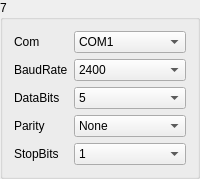
       <widget class="QGroupBox" name="gBoxMeter_7">
        <property name="minimumSize">
         <size>
          <width>171</width>
          <height>171</height>
         </size>
        </property>
        <property name="title">
         <string>7</string>
        </property>
        <layout class="QGridLayout" name="gridLayout_11">
         <item row="0" column="0">
          <widget class="QLabel" name="label_53">
           <property name="sizePolicy">
            <sizepolicy hsizetype="Fixed" vsizetype="Preferred">
             <horstretch>0</horstretch>
             <verstretch>0</verstretch>
            </sizepolicy>
           </property>
           <property name="text">
            <string>Com</string>
           </property>
          </widget>
         </item>
         <item row="0" column="1">
          <widget class="QComboBox" name="comboMeterSerialNum_7">
           <item>
            <property name="text">
             <string>COM1</string>
            </property>
           </item>
           <item>
            <property name="text">
             <string>COM2</string>
            </property>
           </item>
           <item>
            <property name="text">
             <string>COM3</string>
            </property>
           </item>
           <item>
            <property name="text">
             <string>COM4</string>
            </property>
           </item>
           <item>
            <property name="text">
             <string>COM5</string>
            </property>
           </item>
           <item>
            <property name="text">
             <string>COM6</string>
            </property>
           </item>
           <item>
            <property name="text">
             <string>COM7</string>
            </property>
           </item>
           <item>
            <property name="text">
             <string>COM8</string>
            </property>
           </item>
           <item>
            <property name="text">
             <string>COM9</string>
            </property>
           </item>
           <item>
            <property name="text">
             <string>COM10</string>
            </property>
           </item>
           <item>
            <property name="text">
             <string>COM11</string>
            </property>
           </item>
           <item>
            <property name="text">
             <string>COM12</string>
            </property>
           </item>
           <item>
            <property name="text">
             <string>COM13</string>
            </property>
           </item>
           <item>
            <property name="text">
             <string>COM14</string>
            </property>
           </item>
           <item>
            <property name="text">
             <string>COM15</string>
            </property>
           </item>
           <item>
            <property name="text">
             <string>COM16</string>
            </property>
           </item>
           <item>
            <property name="text">
             <string>COM17</string>
            </property>
           </item>
           <item>
            <property name="text">
             <string>COM18</string>
            </property>
           </item>
           <item>
            <property name="text">
             <string>COM19</string>
            </property>
           </item>
           <item>
            <property name="text">
             <string>COM20</string>
            </property>
           </item>
           <item>
            <property name="text">
             <string>COM21</string>
            </property>
           </item>
           <item>
            <property name="text">
             <string>COM22</string>
            </property>
           </item>
           <item>
            <property name="text">
             <string>COM23</string>
            </property>
           </item>
           <item>
            <property name="text">
             <string>COM24</string>
            </property>
           </item>
           <item>
            <property name="text">
             <string>COM25</string>
            </property>
           </item>
           <item>
            <property name="text">
             <string>COM26</string>
            </property>
           </item>
           <item>
            <property name="text">
             <string>COM27</string>
            </property>
           </item>
           <item>
            <property name="text">
             <string>COM28</string>
            </property>
           </item>
           <item>
            <property name="text">
             <string>COM29</string>
            </property>
           </item>
           <item>
            <property name="text">
             <string>COM30</string>
            </property>
           </item>
          </widget>
         </item>
         <item row="1" column="0">
          <widget class="QLabel" name="label_54">
           <property name="text">
            <string>BaudRate</string>
           </property>
          </widget>
         </item>
         <item row="1" column="1">
          <widget class="QComboBox" name="comboMeterBaudRate_7">
           <item>
            <property name="text">
             <string>2400</string>
            </property>
           </item>
           <item>
            <property name="text">
             <string>4800</string>
            </property>
           </item>
           <item>
            <property name="text">
             <string>9600</string>
            </property>
           </item>
           <item>
            <property name="text">
             <string>14400</string>
            </property>
           </item>
           <item>
            <property name="text">
             <string>19200</string>
            </property>
           </item>
           <item>
            <property name="text">
             <string>38400</string>
            </property>
           </item>
           <item>
            <property name="text">
             <string>56000</string>
            </property>
           </item>
          </widget>
         </item>
         <item row="2" column="0">
          <widget class="QLabel" name="label_55">
           <property name="text">
            <string>DataBits</string>
           </property>
          </widget>
         </item>
         <item row="2" column="1">
          <widget class="QComboBox" name="comboMeterBits_7">
           <item>
            <property name="text">
             <string>5</string>
            </property>
           </item>
           <item>
            <property name="text">
             <string>6</string>
            </property>
           </item>
           <item>
            <property name="text">
             <string>7</string>
            </property>
           </item>
           <item>
            <property name="text">
             <string>8</string>
            </property>
           </item>
          </widget>
         </item>
         <item row="3" column="0">
          <widget class="QLabel" name="label_56">
           <property name="text">
            <string>Parity</string>
           </property>
          </widget>
         </item>
         <item row="3" column="1">
          <widget class="QComboBox" name="comboMeterChkBit_7">
           <item>
            <property name="text">
             <string>None</string>
            </property>
           </item>
           <item>
            <property name="text">
             <string>Odd</string>
            </property>
           </item>
           <item>
            <property name="text">
             <string>Even</string>
            </property>
           </item>
          </widget>
         </item>
         <item row="4" column="0">
          <widget class="QLabel" name="label_57">
           <property name="text">
            <string>StopBits</string>
           </property>
          </widget>
         </item>
         <item row="4" column="1">
          <widget class="QComboBox" name="comboMeterEndBit_7">
           <item>
            <property name="text">
             <string>1</string>
            </property>
           </item>
           <item>
            <property name="text">
             <string>1.5</string>
            </property>
           </item>
           <item>
            <property name="text">
             <string>2</string>
            </property>
           </item>
          </widget>
         </item>
        </layout>
       </widget>
